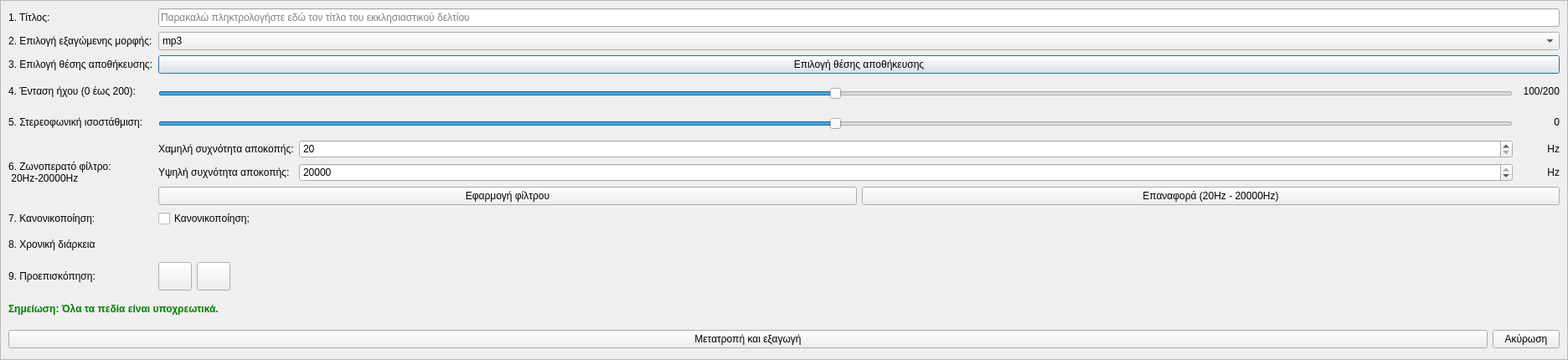
<?xml version="1.0" encoding="UTF-8"?>
<ui version="4.0">
 <class>Dialog</class>
 <widget class="QDialog" name="Dialog">
  <property name="geometry">
   <rect>
    <x>0</x>
    <y>0</y>
    <width>1872</width>
    <height>430</height>
   </rect>
  </property>
  <property name="windowTitle">
   <string>Εξαγωγή δελτίου εκκλησιαστικών ανακοινώσεων</string>
  </property>
  <property name="windowIcon">
   <iconset resource="../../../../icons.qrc">
    <normaloff>:/rest-windows/assets/images/rest-windows/export.png</normaloff>:/rest-windows/assets/images/rest-windows/export.png</iconset>
  </property>
  <layout class="QGridLayout" name="gridLayout_2">
   <property name="leftMargin">
    <number>0</number>
   </property>
   <property name="topMargin">
    <number>0</number>
   </property>
   <property name="rightMargin">
    <number>0</number>
   </property>
   <property name="bottomMargin">
    <number>0</number>
   </property>
   <item row="0" column="0">
    <widget class="QScrollArea" name="scrollArea">
     <property name="widgetResizable">
      <bool>true</bool>
     </property>
     <widget class="QWidget" name="scrollAreaWidgetContents">
      <property name="geometry">
       <rect>
        <x>0</x>
        <y>0</y>
        <width>1870</width>
        <height>428</height>
       </rect>
      </property>
      <property name="sizePolicy">
       <sizepolicy hsizetype="Ignored" vsizetype="Preferred">
        <horstretch>0</horstretch>
        <verstretch>0</verstretch>
       </sizepolicy>
      </property>
      <layout class="QGridLayout" name="gridLayout_5">
       <item row="0" column="0">
        <widget class="QLabel" name="label">
         <property name="sizePolicy">
          <sizepolicy hsizetype="Fixed" vsizetype="Preferred">
           <horstretch>0</horstretch>
           <verstretch>0</verstretch>
          </sizepolicy>
         </property>
         <property name="text">
          <string>1. Τίτλος:</string>
         </property>
        </widget>
       </item>
       <item row="0" column="1">
        <widget class="QLineEdit" name="title">
         <property name="sizePolicy">
          <sizepolicy hsizetype="Expanding" vsizetype="Maximum">
           <horstretch>0</horstretch>
           <verstretch>0</verstretch>
          </sizepolicy>
         </property>
         <property name="dragEnabled">
          <bool>true</bool>
         </property>
         <property name="placeholderText">
          <string>Παρακαλώ πληκτρολογήστε εδώ τον τίτλο του εκκλησιαστικού δελτίου</string>
         </property>
         <property name="clearButtonEnabled">
          <bool>true</bool>
         </property>
        </widget>
       </item>
       <item row="1" column="0">
        <widget class="QLabel" name="label_2">
         <property name="sizePolicy">
          <sizepolicy hsizetype="Fixed" vsizetype="Preferred">
           <horstretch>0</horstretch>
           <verstretch>0</verstretch>
          </sizepolicy>
         </property>
         <property name="text">
          <string>2. Επιλογή εξαγώμενης μορφής:</string>
         </property>
        </widget>
       </item>
       <item row="1" column="1">
        <widget class="QComboBox" name="format">
         <property name="sizePolicy">
          <sizepolicy hsizetype="Preferred" vsizetype="Maximum">
           <horstretch>0</horstretch>
           <verstretch>0</verstretch>
          </sizepolicy>
         </property>
         <property name="minimumSize">
          <size>
           <width>0</width>
           <height>0</height>
          </size>
         </property>
         <item>
          <property name="text">
           <string>mp3</string>
          </property>
          <property name="icon">
           <iconset resource="../../../../icons.qrc">
            <normaloff>:/rest-windows/assets/images/rest-windows/mp3.png</normaloff>:/rest-windows/assets/images/rest-windows/mp3.png</iconset>
          </property>
         </item>
         <item>
          <property name="text">
           <string>wav</string>
          </property>
          <property name="icon">
           <iconset resource="../../../../icons.qrc">
            <normaloff>:/rest-windows/assets/images/rest-windows/wav.png</normaloff>:/rest-windows/assets/images/rest-windows/wav.png</iconset>
          </property>
         </item>
         <item>
          <property name="text">
           <string>ogg</string>
          </property>
          <property name="icon">
           <iconset resource="../../../../icons.qrc">
            <normaloff>:/rest-windows/assets/images/rest-windows/ogg.png</normaloff>:/rest-windows/assets/images/rest-windows/ogg.png</iconset>
          </property>
         </item>
        </widget>
       </item>
       <item row="2" column="0">
        <widget class="QLabel" name="label_3">
         <property name="sizePolicy">
          <sizepolicy hsizetype="Fixed" vsizetype="Preferred">
           <horstretch>0</horstretch>
           <verstretch>0</verstretch>
          </sizepolicy>
         </property>
         <property name="text">
          <string>3. Επιλογή θέσης αποθήκευσης:</string>
         </property>
        </widget>
       </item>
       <item row="2" column="1">
        <widget class="QPushButton" name="choose_export_folder_button">
         <property name="sizePolicy">
          <sizepolicy hsizetype="Minimum" vsizetype="Maximum">
           <horstretch>0</horstretch>
           <verstretch>0</verstretch>
          </sizepolicy>
         </property>
         <property name="minimumSize">
          <size>
           <width>0</width>
           <height>0</height>
          </size>
         </property>
         <property name="text">
          <string>Επιλογή θέσης αποθήκευσης</string>
         </property>
         <property name="icon">
          <iconset resource="../../../../icons.qrc">
           <normaloff>:/rest-windows/assets/images/rest-windows/select-file.png</normaloff>:/rest-windows/assets/images/rest-windows/select-file.png</iconset>
         </property>
        </widget>
       </item>
       <item row="3" column="0">
        <widget class="QLabel" name="label_4">
         <property name="sizePolicy">
          <sizepolicy hsizetype="Fixed" vsizetype="Preferred">
           <horstretch>0</horstretch>
           <verstretch>0</verstretch>
          </sizepolicy>
         </property>
         <property name="text">
          <string>4. Ένταση ήχου (0 έως 200):</string>
         </property>
        </widget>
       </item>
       <item row="3" column="1">
        <widget class="QFrame" name="frame">
         <property name="styleSheet">
          <string notr="true">QFrame{border:none;}</string>
         </property>
         <property name="frameShape">
          <enum>QFrame::StyledPanel</enum>
         </property>
         <property name="frameShadow">
          <enum>QFrame::Raised</enum>
         </property>
         <layout class="QHBoxLayout" name="horizontalLayout">
          <property name="leftMargin">
           <number>0</number>
          </property>
          <property name="topMargin">
           <number>0</number>
          </property>
          <property name="rightMargin">
           <number>0</number>
          </property>
          <property name="bottomMargin">
           <number>0</number>
          </property>
          <item>
           <widget class="QFrame" name="frame_10">
            <property name="sizePolicy">
             <sizepolicy hsizetype="Expanding" vsizetype="Fixed">
              <horstretch>0</horstretch>
              <verstretch>0</verstretch>
             </sizepolicy>
            </property>
            <property name="frameShape">
             <enum>QFrame::StyledPanel</enum>
            </property>
            <property name="frameShadow">
             <enum>QFrame::Raised</enum>
            </property>
            <layout class="QVBoxLayout" name="verticalLayout_6">
             <property name="spacing">
              <number>0</number>
             </property>
             <property name="leftMargin">
              <number>0</number>
             </property>
             <property name="topMargin">
              <number>0</number>
             </property>
             <property name="rightMargin">
              <number>0</number>
             </property>
             <property name="bottomMargin">
              <number>0</number>
             </property>
             <item>
              <spacer name="verticalSpacer_5">
               <property name="orientation">
                <enum>Qt::Vertical</enum>
               </property>
               <property name="sizeHint" stdset="0">
                <size>
                 <width>20</width>
                 <height>6</height>
                </size>
               </property>
              </spacer>
             </item>
             <item>
              <widget class="QSlider" name="volume_slider">
               <property name="styleSheet">
                <string notr="true"/>
               </property>
               <property name="maximum">
                <number>200</number>
               </property>
               <property name="value">
                <number>100</number>
               </property>
               <property name="orientation">
                <enum>Qt::Horizontal</enum>
               </property>
              </widget>
             </item>
             <item>
              <spacer name="verticalSpacer_6">
               <property name="orientation">
                <enum>Qt::Vertical</enum>
               </property>
               <property name="sizeHint" stdset="0">
                <size>
                 <width>20</width>
                 <height>1</height>
                </size>
               </property>
              </spacer>
             </item>
            </layout>
           </widget>
          </item>
          <item>
           <widget class="QLabel" name="volume_label">
            <property name="minimumSize">
             <size>
              <width>50</width>
              <height>0</height>
             </size>
            </property>
            <property name="text">
             <string>100/200</string>
            </property>
            <property name="alignment">
             <set>Qt::AlignRight|Qt::AlignTrailing|Qt::AlignVCenter</set>
            </property>
           </widget>
          </item>
         </layout>
        </widget>
       </item>
       <item row="4" column="0">
        <widget class="QLabel" name="label_5">
         <property name="sizePolicy">
          <sizepolicy hsizetype="Fixed" vsizetype="Preferred">
           <horstretch>0</horstretch>
           <verstretch>0</verstretch>
          </sizepolicy>
         </property>
         <property name="text">
          <string>5. Στερεοφωνική ισοστάθμιση:</string>
         </property>
        </widget>
       </item>
       <item row="4" column="1">
        <widget class="QFrame" name="frame_2">
         <property name="styleSheet">
          <string notr="true">QFrame{border:none;}</string>
         </property>
         <property name="frameShape">
          <enum>QFrame::StyledPanel</enum>
         </property>
         <property name="frameShadow">
          <enum>QFrame::Raised</enum>
         </property>
         <layout class="QHBoxLayout" name="horizontalLayout_2">
          <property name="leftMargin">
           <number>0</number>
          </property>
          <property name="topMargin">
           <number>0</number>
          </property>
          <property name="rightMargin">
           <number>0</number>
          </property>
          <property name="bottomMargin">
           <number>0</number>
          </property>
          <item>
           <widget class="QFrame" name="frame_11">
            <property name="sizePolicy">
             <sizepolicy hsizetype="Expanding" vsizetype="Fixed">
              <horstretch>0</horstretch>
              <verstretch>0</verstretch>
             </sizepolicy>
            </property>
            <property name="frameShape">
             <enum>QFrame::StyledPanel</enum>
            </property>
            <property name="frameShadow">
             <enum>QFrame::Raised</enum>
            </property>
            <layout class="QVBoxLayout" name="verticalLayout_7">
             <property name="spacing">
              <number>0</number>
             </property>
             <property name="leftMargin">
              <number>0</number>
             </property>
             <property name="topMargin">
              <number>0</number>
             </property>
             <property name="rightMargin">
              <number>0</number>
             </property>
             <property name="bottomMargin">
              <number>0</number>
             </property>
             <item>
              <spacer name="verticalSpacer_7">
               <property name="orientation">
                <enum>Qt::Vertical</enum>
               </property>
               <property name="sizeHint" stdset="0">
                <size>
                 <width>20</width>
                 <height>6</height>
                </size>
               </property>
              </spacer>
             </item>
             <item>
              <widget class="QSlider" name="pan_slider">
               <property name="styleSheet">
                <string notr="true"/>
               </property>
               <property name="maximum">
                <number>200</number>
               </property>
               <property name="value">
                <number>100</number>
               </property>
               <property name="orientation">
                <enum>Qt::Horizontal</enum>
               </property>
              </widget>
             </item>
             <item>
              <spacer name="verticalSpacer_8">
               <property name="orientation">
                <enum>Qt::Vertical</enum>
               </property>
               <property name="sizeHint" stdset="0">
                <size>
                 <width>20</width>
                 <height>1</height>
                </size>
               </property>
              </spacer>
             </item>
            </layout>
           </widget>
          </item>
          <item>
           <widget class="QLabel" name="pan_label">
            <property name="minimumSize">
             <size>
              <width>50</width>
              <height>0</height>
             </size>
            </property>
            <property name="text">
             <string>0</string>
            </property>
            <property name="alignment">
             <set>Qt::AlignRight|Qt::AlignTrailing|Qt::AlignVCenter</set>
            </property>
           </widget>
          </item>
         </layout>
        </widget>
       </item>
       <item row="5" column="0">
        <widget class="QLabel" name="label_6">
         <property name="sizePolicy">
          <sizepolicy hsizetype="Fixed" vsizetype="Preferred">
           <horstretch>0</horstretch>
           <verstretch>0</verstretch>
          </sizepolicy>
         </property>
         <property name="text">
          <string>6. Ζωνοπερατό φίλτρο:
 20Hz-20000Hz</string>
         </property>
        </widget>
       </item>
       <item row="5" column="1">
        <widget class="QFrame" name="frame_3">
         <property name="styleSheet">
          <string notr="true">QFrame{
	border:none;
}</string>
         </property>
         <property name="frameShape">
          <enum>QFrame::StyledPanel</enum>
         </property>
         <property name="frameShadow">
          <enum>QFrame::Raised</enum>
         </property>
         <layout class="QGridLayout" name="gridLayout">
          <property name="leftMargin">
           <number>0</number>
          </property>
          <property name="topMargin">
           <number>0</number>
          </property>
          <property name="rightMargin">
           <number>0</number>
          </property>
          <property name="bottomMargin">
           <number>0</number>
          </property>
          <item row="1" column="1">
           <widget class="QSpinBox" name="high_frequency">
            <property name="minimum">
             <number>20</number>
            </property>
            <property name="maximum">
             <number>20000</number>
            </property>
            <property name="singleStep">
             <number>100</number>
            </property>
            <property name="value">
             <number>20000</number>
            </property>
           </widget>
          </item>
          <item row="2" column="0" colspan="3">
           <widget class="QFrame" name="frame_7">
            <property name="sizePolicy">
             <sizepolicy hsizetype="Expanding" vsizetype="Preferred">
              <horstretch>0</horstretch>
              <verstretch>0</verstretch>
             </sizepolicy>
            </property>
            <property name="styleSheet">
             <string notr="true">QFrame{border:0px;}</string>
            </property>
            <property name="frameShape">
             <enum>QFrame::StyledPanel</enum>
            </property>
            <property name="frameShadow">
             <enum>QFrame::Raised</enum>
            </property>
            <layout class="QGridLayout" name="gridLayout_3">
             <property name="leftMargin">
              <number>0</number>
             </property>
             <property name="topMargin">
              <number>0</number>
             </property>
             <property name="rightMargin">
              <number>0</number>
             </property>
             <property name="bottomMargin">
              <number>0</number>
             </property>
             <item row="0" column="0">
              <widget class="QPushButton" name="apply_filter">
               <property name="sizePolicy">
                <sizepolicy hsizetype="Expanding" vsizetype="Maximum">
                 <horstretch>0</horstretch>
                 <verstretch>0</verstretch>
                </sizepolicy>
               </property>
               <property name="minimumSize">
                <size>
                 <width>0</width>
                 <height>0</height>
                </size>
               </property>
               <property name="maximumSize">
                <size>
                 <width>16777215</width>
                 <height>16777215</height>
                </size>
               </property>
               <property name="text">
                <string>Εφαρμογή φίλτρου</string>
               </property>
               <property name="icon">
                <iconset resource="../../../../icons.qrc">
                 <normaloff>:/main-window/assets/images/main-window/apply-filter.png</normaloff>:/main-window/assets/images/main-window/apply-filter.png</iconset>
               </property>
              </widget>
             </item>
             <item row="0" column="1">
              <widget class="QPushButton" name="reset_filter">
               <property name="sizePolicy">
                <sizepolicy hsizetype="Expanding" vsizetype="Maximum">
                 <horstretch>0</horstretch>
                 <verstretch>0</verstretch>
                </sizepolicy>
               </property>
               <property name="minimumSize">
                <size>
                 <width>0</width>
                 <height>0</height>
                </size>
               </property>
               <property name="maximumSize">
                <size>
                 <width>16777215</width>
                 <height>16777215</height>
                </size>
               </property>
               <property name="text">
                <string>Επαναφορά (20Hz - 20000Hz)</string>
               </property>
               <property name="icon">
                <iconset resource="../../../../icons.qrc">
                 <normaloff>:/main-window/assets/images/main-window/default-filter.png</normaloff>:/main-window/assets/images/main-window/default-filter.png</iconset>
               </property>
              </widget>
             </item>
            </layout>
           </widget>
          </item>
          <item row="0" column="0">
           <widget class="QLabel" name="label_12">
            <property name="sizePolicy">
             <sizepolicy hsizetype="Fixed" vsizetype="Preferred">
              <horstretch>0</horstretch>
              <verstretch>0</verstretch>
             </sizepolicy>
            </property>
            <property name="text">
             <string>Χαμηλή συχνότητα αποκοπής:</string>
            </property>
           </widget>
          </item>
          <item row="0" column="2">
           <widget class="QLabel" name="label_14">
            <property name="sizePolicy">
             <sizepolicy hsizetype="Fixed" vsizetype="Preferred">
              <horstretch>0</horstretch>
              <verstretch>0</verstretch>
             </sizepolicy>
            </property>
            <property name="minimumSize">
             <size>
              <width>50</width>
              <height>0</height>
             </size>
            </property>
            <property name="text">
             <string>Hz</string>
            </property>
            <property name="alignment">
             <set>Qt::AlignRight|Qt::AlignTrailing|Qt::AlignVCenter</set>
            </property>
           </widget>
          </item>
          <item row="1" column="0">
           <widget class="QLabel" name="label_13">
            <property name="sizePolicy">
             <sizepolicy hsizetype="Fixed" vsizetype="Preferred">
              <horstretch>0</horstretch>
              <verstretch>0</verstretch>
             </sizepolicy>
            </property>
            <property name="text">
             <string>Υψηλή συχνότητα αποκοπής:</string>
            </property>
           </widget>
          </item>
          <item row="1" column="2">
           <widget class="QLabel" name="label_15">
            <property name="sizePolicy">
             <sizepolicy hsizetype="Fixed" vsizetype="Preferred">
              <horstretch>0</horstretch>
              <verstretch>0</verstretch>
             </sizepolicy>
            </property>
            <property name="minimumSize">
             <size>
              <width>50</width>
              <height>0</height>
             </size>
            </property>
            <property name="text">
             <string>Hz</string>
            </property>
            <property name="alignment">
             <set>Qt::AlignRight|Qt::AlignTrailing|Qt::AlignVCenter</set>
            </property>
           </widget>
          </item>
          <item row="0" column="1">
           <widget class="QSpinBox" name="low_frequency">
            <property name="minimum">
             <number>20</number>
            </property>
            <property name="maximum">
             <number>20000</number>
            </property>
            <property name="singleStep">
             <number>100</number>
            </property>
           </widget>
          </item>
         </layout>
        </widget>
       </item>
       <item row="6" column="0">
        <widget class="QLabel" name="label_7">
         <property name="sizePolicy">
          <sizepolicy hsizetype="Fixed" vsizetype="Preferred">
           <horstretch>0</horstretch>
           <verstretch>0</verstretch>
          </sizepolicy>
         </property>
         <property name="text">
          <string>7. Κανονικοποίηση:</string>
         </property>
        </widget>
       </item>
       <item row="6" column="1">
        <widget class="QCheckBox" name="is_normalized">
         <property name="text">
          <string>Κανονικοποίηση;</string>
         </property>
        </widget>
       </item>
       <item row="7" column="0">
        <widget class="QLabel" name="label_10">
         <property name="sizePolicy">
          <sizepolicy hsizetype="Fixed" vsizetype="Preferred">
           <horstretch>0</horstretch>
           <verstretch>0</verstretch>
          </sizepolicy>
         </property>
         <property name="text">
          <string>8. Χρονική διάρκεια</string>
         </property>
        </widget>
       </item>
       <item row="7" column="1">
        <widget class="QFrame" name="frame_4">
         <property name="styleSheet">
          <string notr="true">QFrame{border:none;}</string>
         </property>
         <property name="frameShape">
          <enum>QFrame::StyledPanel</enum>
         </property>
         <property name="frameShadow">
          <enum>QFrame::Raised</enum>
         </property>
         <layout class="QGridLayout" name="gridLayout_4">
          <property name="leftMargin">
           <number>0</number>
          </property>
          <property name="topMargin">
           <number>0</number>
          </property>
          <property name="rightMargin">
           <number>0</number>
          </property>
          <property name="bottomMargin">
           <number>0</number>
          </property>
         </layout>
        </widget>
       </item>
       <item row="8" column="0">
        <widget class="QLabel" name="label_8">
         <property name="sizePolicy">
          <sizepolicy hsizetype="Fixed" vsizetype="Preferred">
           <horstretch>0</horstretch>
           <verstretch>0</verstretch>
          </sizepolicy>
         </property>
         <property name="text">
          <string>9. Προεπισκόπηση:</string>
         </property>
        </widget>
       </item>
       <item row="8" column="1">
        <widget class="QFrame" name="frame_5">
         <property name="styleSheet">
          <string notr="true">QFrame{border:none;}</string>
         </property>
         <property name="frameShape">
          <enum>QFrame::StyledPanel</enum>
         </property>
         <property name="frameShadow">
          <enum>QFrame::Raised</enum>
         </property>
         <layout class="QHBoxLayout" name="horizontalLayout_3">
          <property name="leftMargin">
           <number>0</number>
          </property>
          <property name="topMargin">
           <number>0</number>
          </property>
          <property name="rightMargin">
           <number>0</number>
          </property>
          <property name="bottomMargin">
           <number>0</number>
          </property>
          <item>
           <widget class="QPushButton" name="preview_play_or_pause">
            <property name="minimumSize">
             <size>
              <width>38</width>
              <height>34</height>
             </size>
            </property>
            <property name="text">
             <string/>
            </property>
            <property name="icon">
             <iconset resource="../../../../icons.qrc">
              <normaloff>:/main-window/assets/images/main-window/play-song.png</normaloff>:/main-window/assets/images/main-window/play-song.png</iconset>
            </property>
           </widget>
          </item>
          <item>
           <widget class="QPushButton" name="preview_stop">
            <property name="minimumSize">
             <size>
              <width>38</width>
              <height>34</height>
             </size>
            </property>
            <property name="text">
             <string/>
            </property>
            <property name="icon">
             <iconset resource="../../../../icons.qrc">
              <normaloff>:/main-window/assets/images/main-window/stop-song.png</normaloff>:/main-window/assets/images/main-window/stop-song.png</iconset>
            </property>
           </widget>
          </item>
          <item>
           <spacer name="horizontalSpacer">
            <property name="orientation">
             <enum>Qt::Horizontal</enum>
            </property>
            <property name="sizeHint" stdset="0">
             <size>
              <width>690</width>
              <height>20</height>
             </size>
            </property>
           </spacer>
          </item>
         </layout>
        </widget>
       </item>
       <item row="9" column="0" colspan="2">
        <widget class="QLabel" name="label_9">
         <property name="styleSheet">
          <string notr="true">QLabel{
	font-weight:bold;
	color:green;
}</string>
         </property>
         <property name="text">
          <string>Σημείωση: Όλα τα πεδία είναι υποχρεωτικά.</string>
         </property>
        </widget>
       </item>
       <item row="10" column="0" colspan="2">
        <widget class="QFrame" name="frame_6">
         <property name="styleSheet">
          <string notr="true">QFrame{border:none;}</string>
         </property>
         <property name="frameShape">
          <enum>QFrame::StyledPanel</enum>
         </property>
         <property name="frameShadow">
          <enum>QFrame::Raised</enum>
         </property>
         <layout class="QHBoxLayout" name="horizontalLayout_4">
          <property name="leftMargin">
           <number>0</number>
          </property>
          <property name="topMargin">
           <number>0</number>
          </property>
          <property name="rightMargin">
           <number>0</number>
          </property>
          <property name="bottomMargin">
           <number>0</number>
          </property>
          <item>
           <widget class="QPushButton" name="convert_and_export">
            <property name="sizePolicy">
             <sizepolicy hsizetype="Expanding" vsizetype="Maximum">
              <horstretch>0</horstretch>
              <verstretch>0</verstretch>
             </sizepolicy>
            </property>
            <property name="minimumSize">
             <size>
              <width>0</width>
              <height>0</height>
             </size>
            </property>
            <property name="text">
             <string>Μετατροπή και εξαγωγή</string>
            </property>
            <property name="icon">
             <iconset resource="../../../../icons.qrc">
              <normaloff>:/rest-windows/assets/images/rest-windows/convert.png</normaloff>:/rest-windows/assets/images/rest-windows/convert.png</iconset>
            </property>
           </widget>
          </item>
          <item>
           <widget class="QPushButton" name="cancel">
            <property name="sizePolicy">
             <sizepolicy hsizetype="Minimum" vsizetype="Maximum">
              <horstretch>0</horstretch>
              <verstretch>0</verstretch>
             </sizepolicy>
            </property>
            <property name="minimumSize">
             <size>
              <width>0</width>
              <height>0</height>
             </size>
            </property>
            <property name="text">
             <string>Ακύρωση</string>
            </property>
           </widget>
          </item>
         </layout>
        </widget>
       </item>
      </layout>
     </widget>
    </widget>
   </item>
  </layout>
 </widget>
 <tabstops>
  <tabstop>scrollArea</tabstop>
  <tabstop>title</tabstop>
  <tabstop>format</tabstop>
  <tabstop>choose_export_folder_button</tabstop>
  <tabstop>volume_slider</tabstop>
  <tabstop>pan_slider</tabstop>
  <tabstop>low_frequency</tabstop>
  <tabstop>high_frequency</tabstop>
  <tabstop>apply_filter</tabstop>
  <tabstop>reset_filter</tabstop>
  <tabstop>is_normalized</tabstop>
  <tabstop>preview_play_or_pause</tabstop>
  <tabstop>preview_stop</tabstop>
  <tabstop>convert_and_export</tabstop>
  <tabstop>cancel</tabstop>
 </tabstops>
 <resources>
  <include location="../../../../icons.qrc"/>
 </resources>
 <connections/>
</ui>
